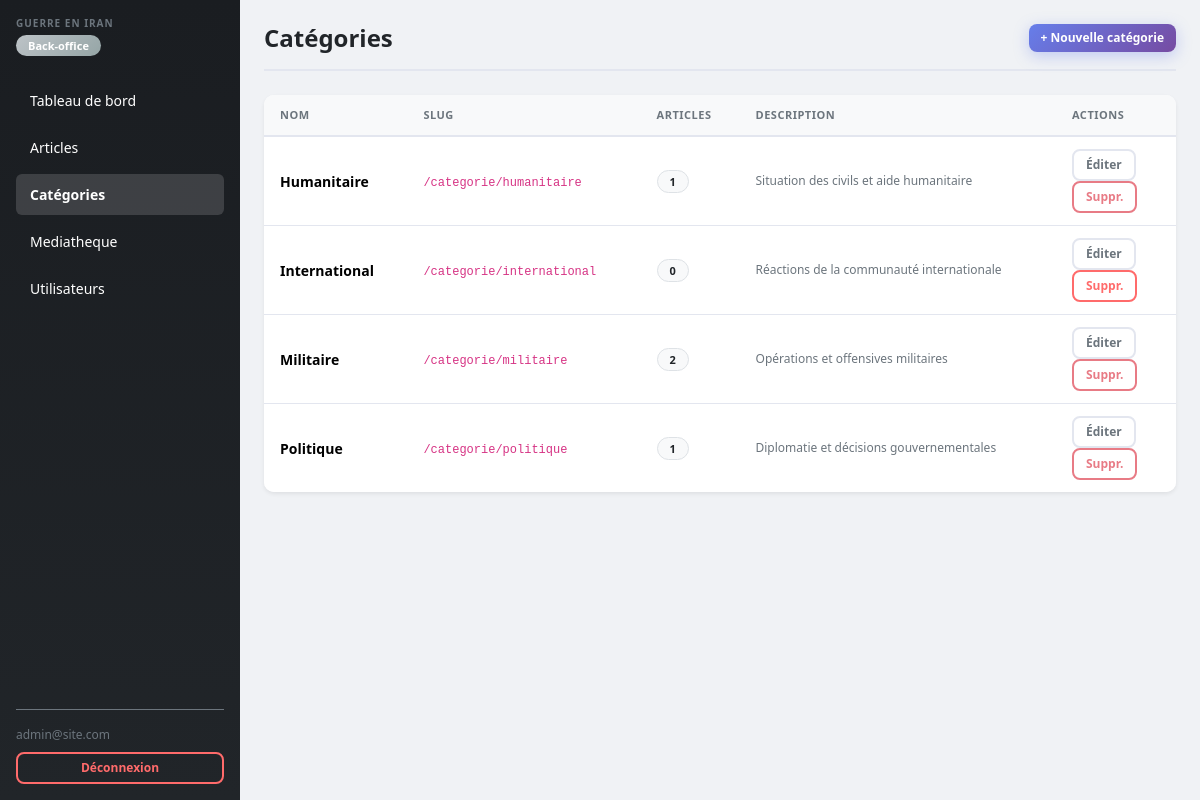
Screenshot of /backoffice/src/categories/list.php (signed in) with the database file from the repository.
### tables this page shows
CREATE TABLE IF NOT EXISTS categories (
  id          INT AUTO_INCREMENT PRIMARY KEY,
  nom         VARCHAR(100) NOT NULL,
  slug        VARCHAR(100) UNIQUE NOT NULL,
  description TEXT
);

### backoffice/src/includes/db.php (called while the page is built, shortened)
<?php
$host = $_ENV['DB_HOST'] ?? $_SERVER['DB_HOST'] ?? getenv('DB_HOST') ?: 'db';
$db   = $_ENV['DB_NAME'] ?? $_SERVER['DB_NAME'] ?? getenv('DB_NAME') ?: 'guerre_iran';
$user = $_ENV['DB_USER'] ?? $_SERVER['DB_USER'] ?? getenv('DB_USER') ?: 'user';
$pass = $_ENV['DB_PASS'] ?? $_SERVER['DB_PASS'] ?? getenv('DB_PASS') ?: 'password';
try {
    $pdo = new PDO(
        "mysql:host=$host;dbname=$db;charset=utf8mb4",
        $user, $pass,
        [
            PDO::ATTR_ERRMODE            => PDO::ERRMODE_EXCEPTION,
            PDO::ATTR_DEFAULT_FETCH_MODE => PDO::FETCH_ASSOC,
            PDO::ATTR_EMULATE_PREPARES   => false,
        ]
    );
} catch (PDOException $e) {
    die('Connexion BDD echouee : ' . $e->getMessage());
}
function getCategories(): array {
    global $pdo;
    return $pdo->query(
        "SELECT c.*, COUNT(a.id) AS nb_articles
         FROM categories c
         LEFT JOIN articles a ON a.categorie_id = c.id
         GROUP BY c.id
         ORDER BY c.nom ASC"
    )->fetchAll();
}

### backoffice/src/categories/list.php (the view, shortened to what this page needs)
<?php
require_once '../includes/db.php';
$categories = getCategories();
require '../includes/nav.php';
?>
<div class="page-header">
    <h1>Catégories</h1>
    <a href="/admin/categories/create.php" class="btn btn-dark btn-sm">+ Nouvelle catégorie</a>
</div>
<div class="card border-0 shadow-sm">
    <div class="card-body p-0">
        <table class="table table-hover mb-0">
            <thead>
                <tr>
                    <th>Nom</th>
                    <th>Slug</th>
                    <th>Articles</th>
                    <th>Description</th>
                    <th style="width:120px">Actions</th>
                </tr>
            </thead>
            <tbody>
            <?php if (empty($categories)): ?>
                <tr><td colspan="5" class="text-center text-secondary py-4">
                    Aucune catégorie. <a href="/admin/categories/create.php">Créer la première</a>
                </td></tr>
            <?php else: ?>
                <?php foreach ($categories as $c): ?>
                <tr>
                    <td><strong><?= htmlspecialchars($c['nom']) ?></strong></td>
                    <td><code style="font-size:12px">/categorie/<?= htmlspecialchars($c['slug']) ?></code></td>
                    <td><span class="badge bg-light text-dark border"><?= $c['nb_articles'] ?></span></td>
                    <td class="text-secondary" style="font-size:12px"><?= htmlspecialchars(mb_substr($c['description'] ?? '', 0, 55)) ?></td>
                    <td>
                        <a href="/admin/categories/edit.php?id=<?= $c['id'] ?>" class="btn btn-sm btn-outline-secondary me-1">Éditer</a>
                        <?php if ($c['nb_articles'] == 0): ?>
                            <a href="/admin/categories/delete.php?id=<?= $c['id'] ?>"
                               class="btn btn-sm btn-outline-danger"
                               onclick="return confirm('Supprimer cette catégorie ?')">Suppr.</a>
                        <?php else: ?>
                            <button class="btn btn-sm btn-outline-danger" disabled title="Articles liés">Suppr.</button>
                        <?php endif; ?>
                    </td>
                </tr>
                <?php endforeach; ?>
            <?php endif; ?>
            </tbody>
        </table>
    </div>
</div>
<?php require '../includes/footer.php'; ?>

### backoffice/src/assets/css/style.css (style rules this page uses)
:root { --primary: #212529; --primary-light: #495057; --success: #198754; --info: #0dcaf0; --warning: #ffc107; --danger: #dc3545; --secondary: #6c757d; --light: #f8f9fa; --border: #e3e6ef; --bg: #f0f2f5; --white: #ffffff; --shadow: 0 2px 8px rgba(0,0,0,0.08); --radius: 10px; }
* { box-sizing: border-box; }
body { background: var(--bg); font-family: 'Segoe UI', -apple-system, BlinkMacSystemFont, sans-serif; font-size: 14px; color: var(--primary); margin: 0; }
.page-header { display: flex; align-items: center; justify-content: space-between; margin-bottom: 1.5rem; padding-bottom: 1rem; border-bottom: 2px solid var(--border); }
.page-header h1 { font-size: 1.5rem; font-weight: 700; margin: 0; color: var(--primary); }
.card { border-radius: var(--radius); overflow: hidden; }
.table { margin-bottom: 0; }
.table th { font-size: 11px; text-transform: uppercase; letter-spacing: 0.5px; color: var(--secondary); background: var(--light); font-weight: 600; padding: 12px 16px; border-bottom: 2px solid var(--border); }
.table td { vertical-align: middle; padding: 12px 16px; border-bottom: 1px solid var(--border); }
.table tbody tr:last-child td { border-bottom: none; }
.badge { font-size: 11px; font-weight: 600; padding: 5px 12px; border-radius: 20px; }
.btn { font-weight: 600; border-radius: 8px; padding: 10px 18px; font-size: 13px; transition: all 0.3s ease; border: none; }
.btn-dark { background: linear-gradient(135deg, #667eea 0%, #764ba2 100%); border: none; box-shadow: 0 4px 15px rgba(102, 126, 234, 0.35); }
.btn-outline-secondary { border: 2px solid var(--border); color: var(--secondary); background: transparent; }
.btn-outline-danger { border: 2px solid #FF6B6B; color: #FF6B6B; background: transparent; }
.btn-sm { padding: 5px 12px; font-size: 12px; }
.card, .stat-card, .stat-card-mini { animation: fadeIn 0.3s ease; }

### rows the page displays
categories: nom "Humanitaire", slug "humanitaire", nb_articles "1", description "Situation des civils et aide humanitaire", shows "Suppr."
categories: nom "International", slug "international", nb_articles "0", description "Réactions de la communauté internationale"
categories: nom "Militaire", slug "militaire", nb_articles "2", description "Opérations et offensives militaires", shows "Suppr."
categories: nom "Politique", slug "politique", nb_articles "1", description "Diplomatie et décisions gouvernementales", shows "Suppr."

### other values shown
$currentUser['email'] "admin@site.com"
